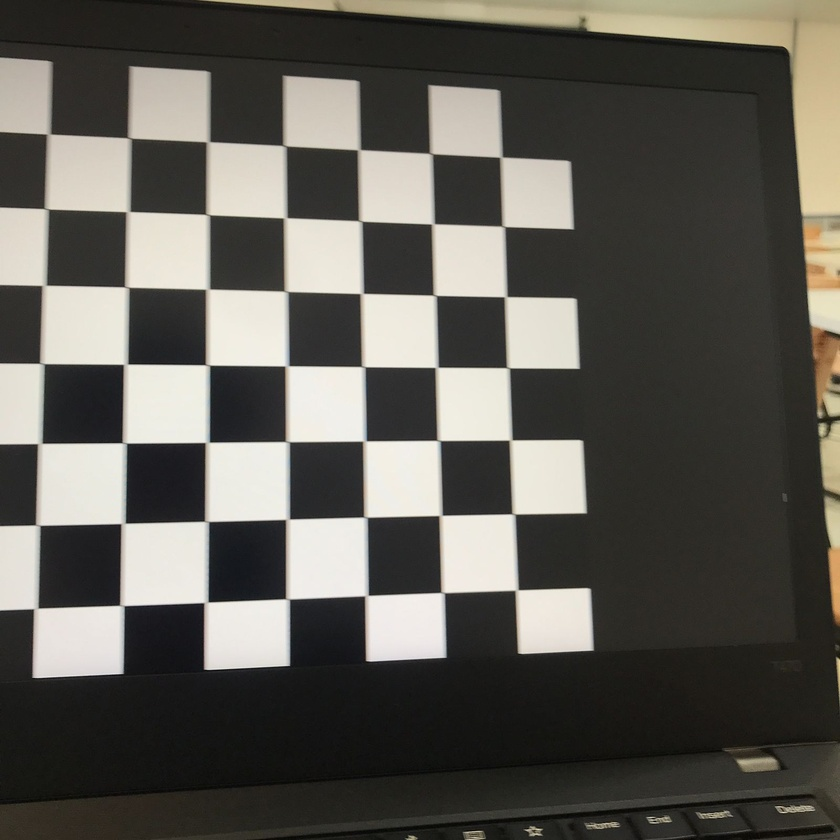
#> input picture fluxoOptico/exemplo/IMG-20231219-WA0028.jpg, 840 x 840 px, shrunk from 1600 x 1600 before the run, found by its file name; its folder holds 4 pictures in this run
$ python LucasKanade.py
#> lines starting #> are read from the running program, lines starting #| are printed output that depends on the picture; after the words box and inside, x2 and y2 are one past the last pixel; in counts of white or black regions, pixels touching at a corner belong together
import numpy as np
import cv2
import os

feature_params = dict(maxCorners=150, qualityLevel=0.2, minDistance=5, blockSize=10)

lk_params = dict(winSize=(40, 40), maxLevel=2, criteria=(cv2.TERM_CRITERIA_EPS | cv2.TERM_CRITERIA_COUNT, 10, 0.04))

color = np.random.randint(0, 255, (150, 3))

dir_imagens = 'fluxoOptico/exemplo'

arquivos = sorted(os.listdir(dir_imagens))

old_frame = cv2.imread(os.path.join(dir_imagens, arquivos[0]))
#> old_frame is the input picture: shape (840, 840, 3); mean B, G, R 85.2, 91.8, 94.2
old_gray = cv2.cvtColor(old_frame, cv2.COLOR_BGR2GRAY)
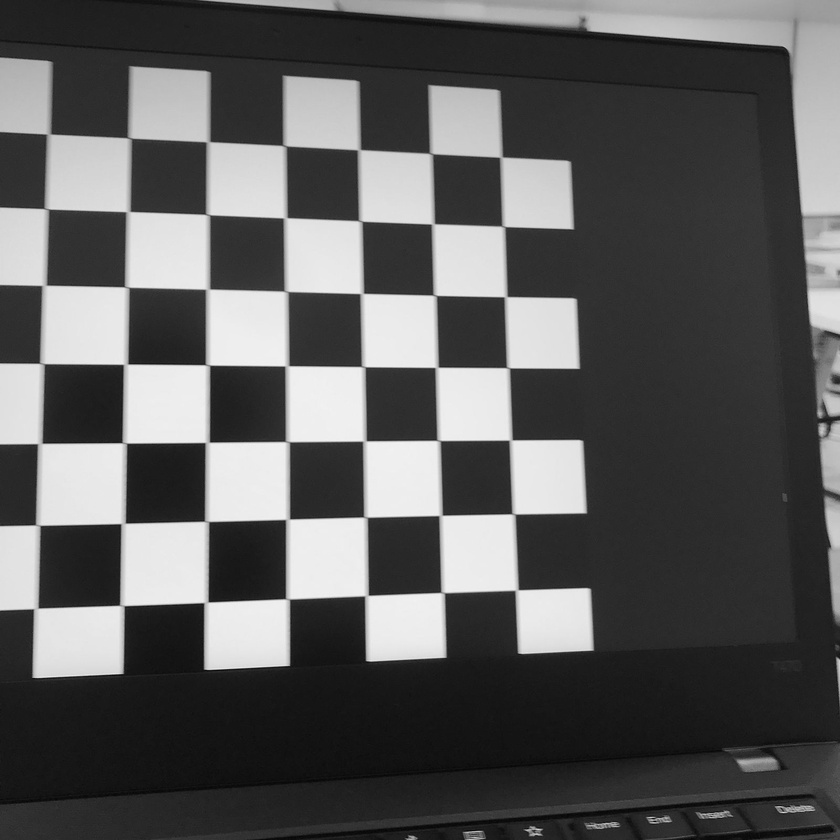
#> old_gray: shape (840, 840); min 4, max 242, mean 91.8
p0 = cv2.goodFeaturesToTrack(old_gray, mask=None, **feature_params)
#> p0 = 150 rows, first 8: [201, 608], [211, 598], [287, 662], [207, 666], [370, 657], [118, 529], [372, 591], [120, 670]

for arquivo in arquivos[1:]:
    new_frame = cv2.imread(os.path.join(dir_imagens, arquivo))
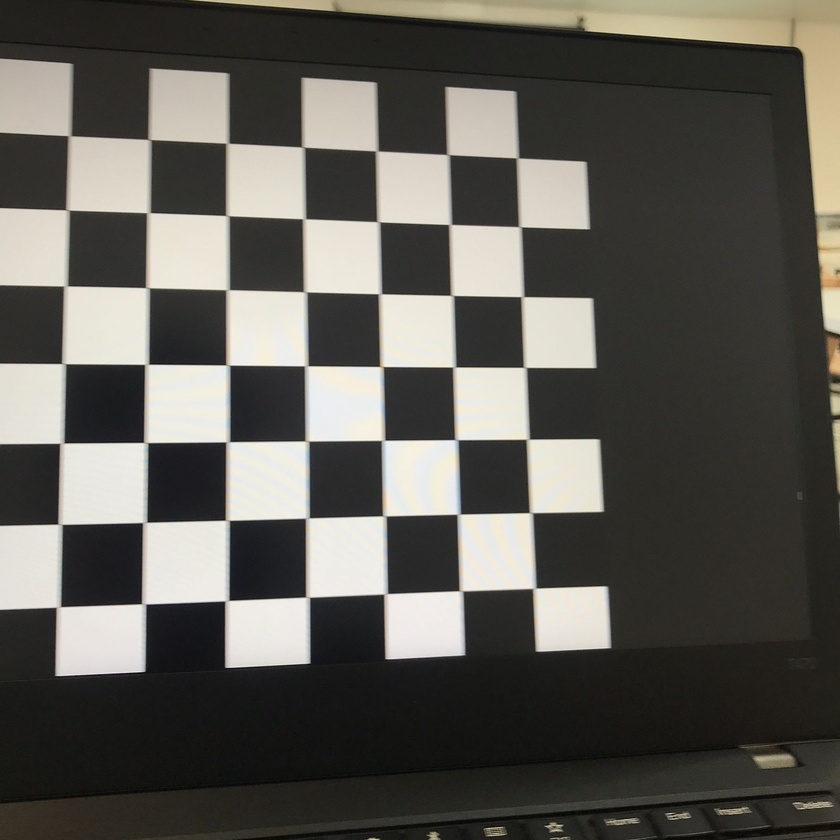
#> input picture fluxoOptico/exemplo/IMG-20231219-WA0029.jpg, 840 x 840 px, shrunk from 1600 x 1600 before the run, found by its file name
#> new_frame is the input picture: shape (840, 840, 3); mean B, G, R 85.2, 91.4, 93.4
    frame_gray = cv2.cvtColor(new_frame, cv2.COLOR_BGR2GRAY)
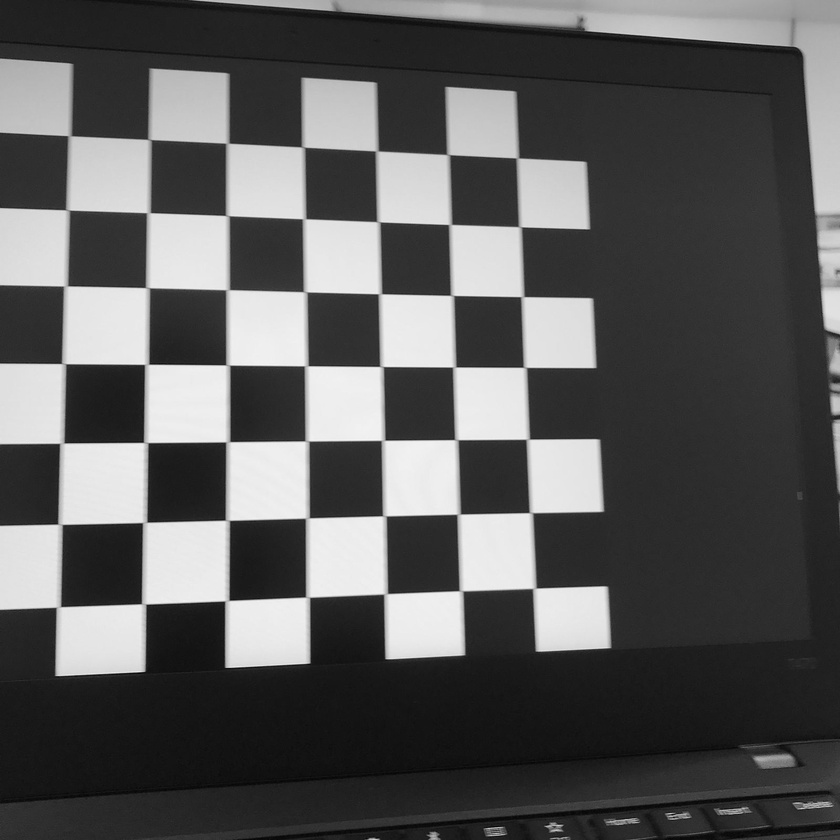
#> frame_gray: shape (840, 840); min 2, max 246, mean 91.3

    # Calcular o fluxo óptico
    p1, st, err = cv2.calcOpticalFlowPyrLK(old_gray, frame_gray, p0, None, **lk_params)
#> p1 = 150 rows, first 8: [222, 606.3], [231.9, 596.3], [307.2, 659.8], [228, 663.9], [389.3, 654.8], [139.6, 528], [391.1, 589.2], [141.8, 668]; st = 150 values, max 1 at index 0, min 0 at index 147, mean 0.993; err = 150 values, max 9.91 at index 143, min 3.09e-41 at index 147, mean 2.06

    # Selecionar somente as melhores features
    good_new = p1[st == 1]
#> good_new = 149 pairs, first value 53.62 to 607.3, second value 91.57 to 827.1
    good_old = p0[st == 1]
#> good_old = 149 pairs, first value 31 to 590, second value 90 to 831

    # Desenhar o fluxo óptico
    mask = np.zeros_like(old_frame)
    for i, (new, old) in enumerate(zip(good_new, good_old)):
        a, b = new.ravel()
        c, d = old.ravel()
        mask = cv2.line(mask, (int(a), int(b)), (int(c), int(d)), color[i].tolist(), 2)
        frame = cv2.circle(new_frame, (int(a), int(b)), 5, color[i].tolist(), -1)
#> this loop made 149 passes
#> (a, b, c, d) on passes 1 to 8: (222, 606.3, 201, 608), (231.9, 596.3, 211, 598), (307.2, 659.8, 287, 662), (228, 663.9, 207, 666), (389.3, 654.8, 370, 657), (139.6, 528, 118, 529), (391.1, 589.2, 372, 591), (141.8, 668, 120, 670)
#> pass 2, `mask = cv2.line(mask, (int(a), int(b)), (int(c), int(d)), color[i].tol..`:
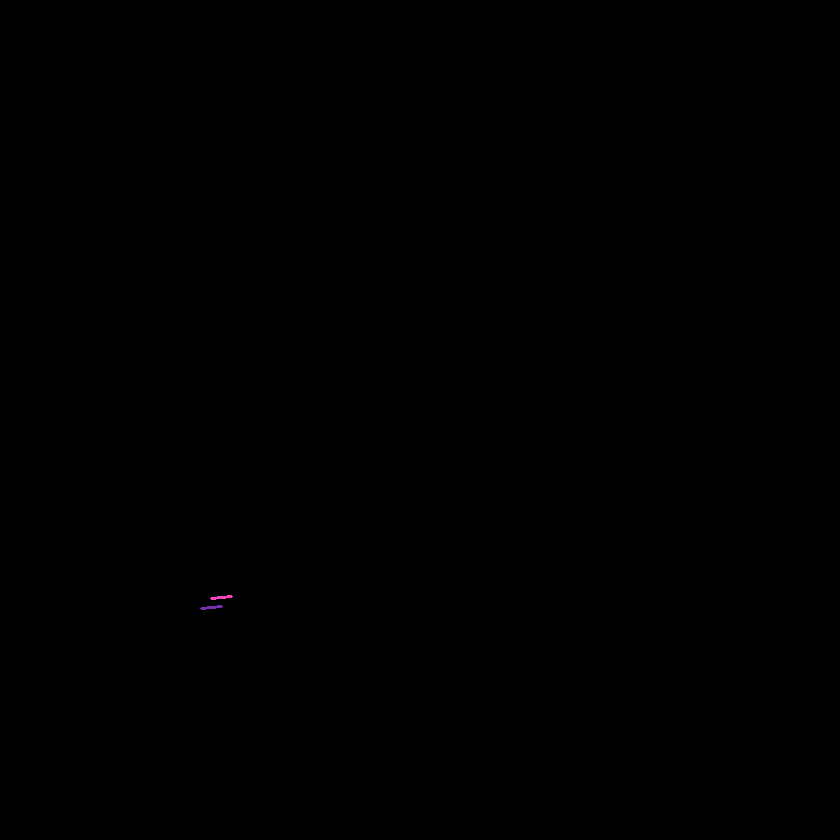
#> mask: shape (840, 840, 3); mean of channels 0, 1, 2 0, 0, 0; drawn as B, G, R
#> after the loop:
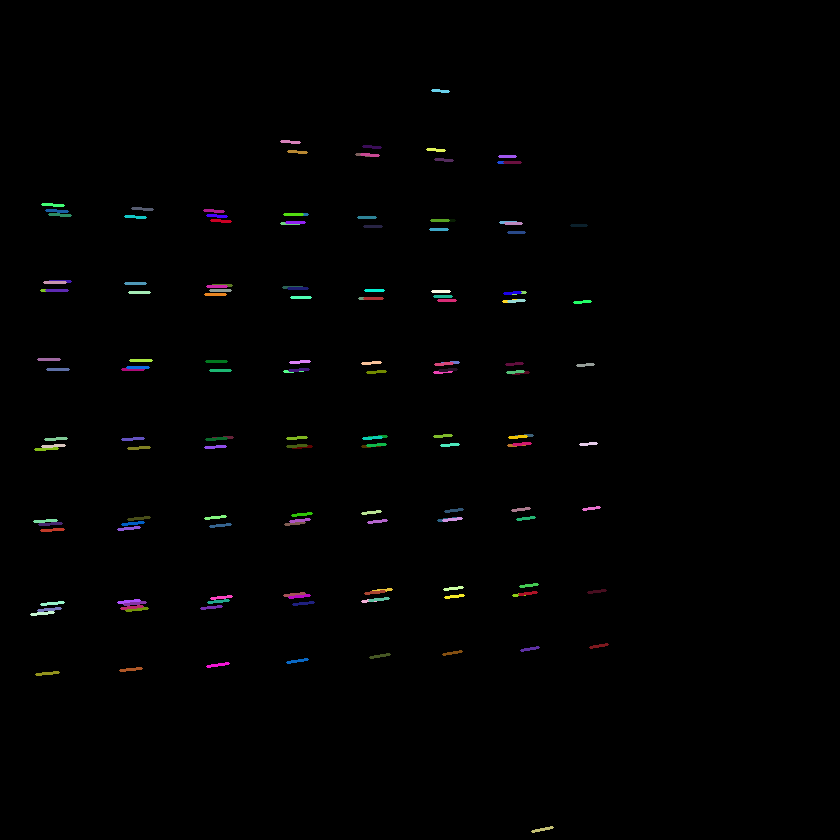
#> mask: shape (840, 840, 3); 1.13% of pixels changed, all inside (x1, y1, x2, y2) = (30, 89, 609, 833); drawn as B, G, R
#> after the loop:
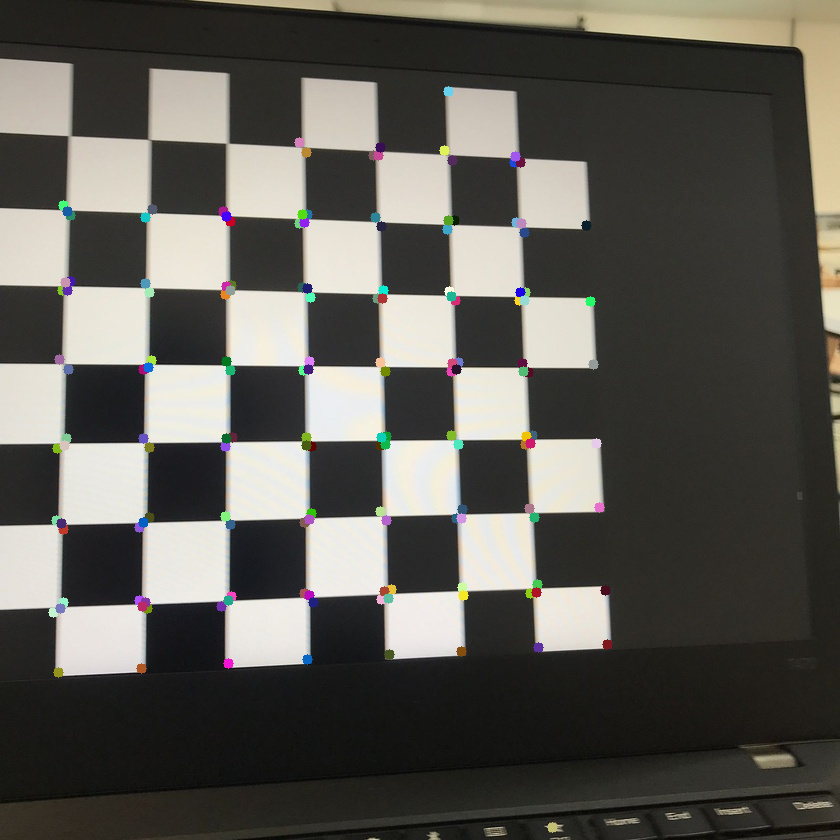
#> new_frame: shape (840, 840, 3); 1.48% of pixels changed, all inside (x1, y1, x2, y2) = (48, 86, 613, 833)
    img = cv2.add(frame, mask)

    # Mostrar a imagem
    cv2.imshow('Fluxo Óptico', img)
    cv2.waitKey(0)

    # Atualizar a imagem antiga e as features
    old_gray = frame_gray.copy()
    p0 = good_new.reshape(-1, 1, 2)
#> p0 = 149 rows, first 8: [222, 606.3], [231.9, 596.3], [307.2, 659.8], [228, 663.9], [389.3, 654.8], [139.6, 528], [391.1, 589.2], [141.8, 668]
#> pass 2 of the loop `for arquivo in arquivos[1:]:`:
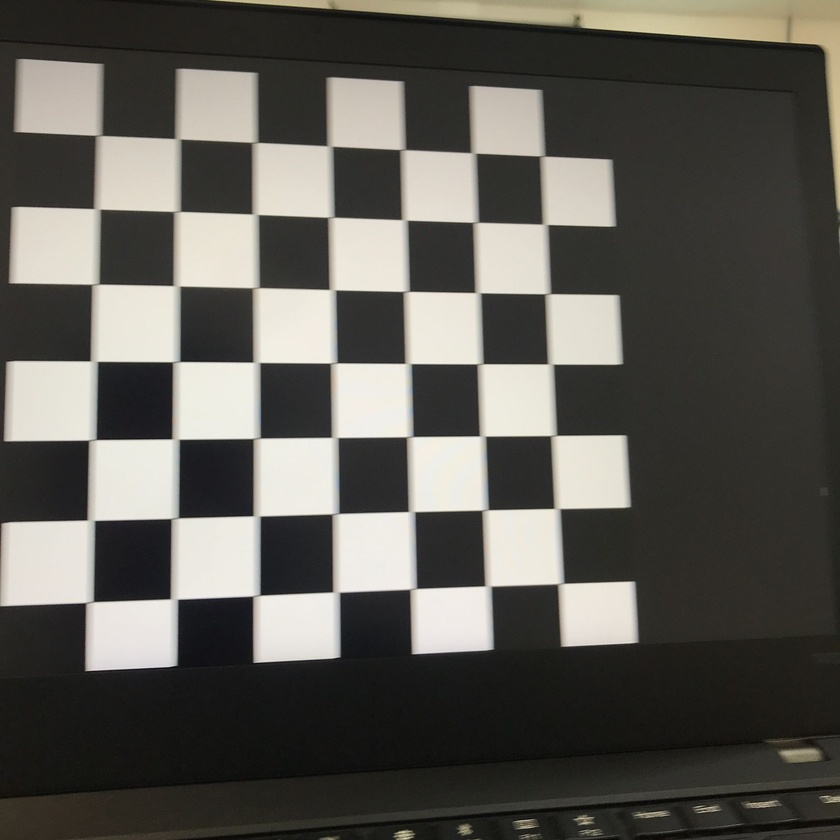
#> input picture fluxoOptico/exemplo/IMG-20231219-WA0030.jpg, 840 x 840 px, shrunk from 1600 x 1600 before the run, found by its file name
#> new_frame is the input picture: shape (840, 840, 3); mean B, G, R 85.4, 91.4, 93.3
#> p1 = 149 rows, first 8: [251, 601.3], [261.8, 591.2], [337.1, 654.2], [256.4, 658.6], [416, 649.5], [169.2, 523.8], [419, 584.2], [173.5, 662.5]; st = 149 values from 1 to 1; err = 149 values, max 8.45 at index 29, min 2.54 at index 3, mean 5.79
#> good_new = 149 pairs, first value 84.3 to 634.2, second value 90.41 to 819.8
#> good_old = 149 pairs, first value 53.62 to 607.3, second value 91.57 to 827.1
#> the loop `for i, (new, old) in enumerate(zip(good_new, good_old)):` made 149 passes
#> (a, b, c, d) on passes 1 to 4: (251, 601.3, 222, 606.3), (261.8, 591.2, 231.9, 596.3), (337.1, 654.2, 307.2, 659.8), (256.4, 658.6, 228, 663.9)
#> after the loop `for i, (new, old) in enumerate(zip(good_new, good_old)):`:
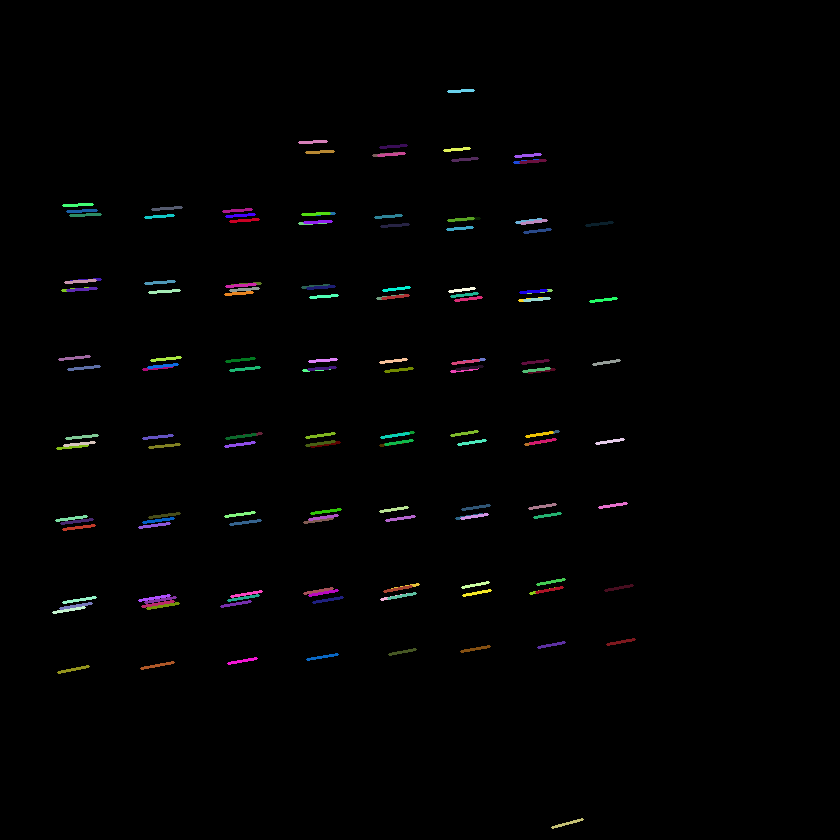
#> mask: shape (840, 840, 3); mean of channels 0, 1, 2 2.1, 2, 2; drawn as B, G, R
#> `img = cv2.add(frame, mask)`:
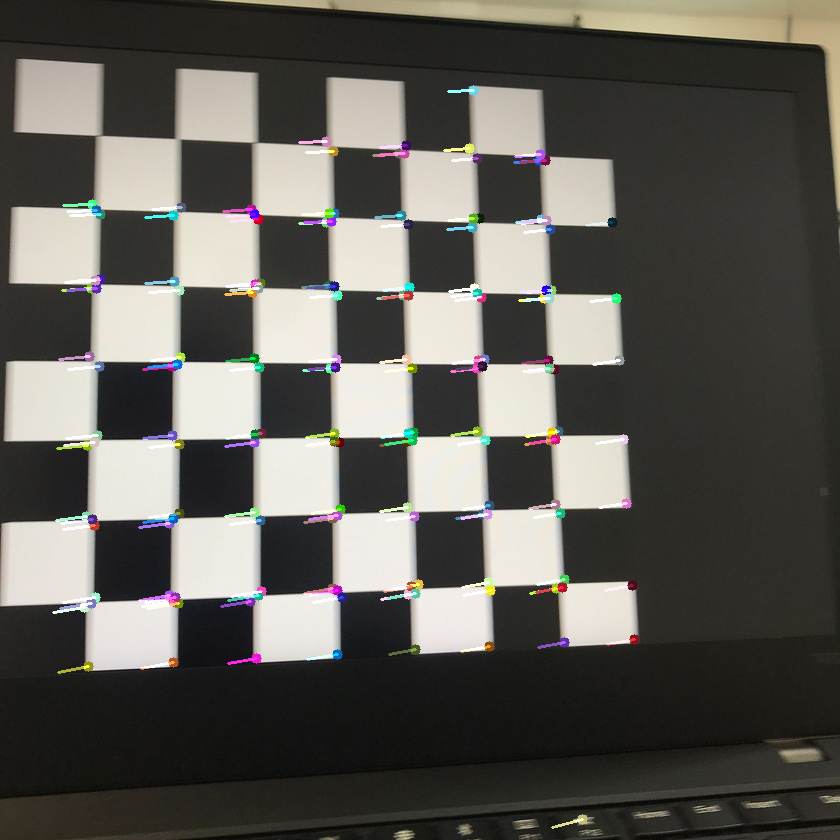
#> img: shape (840, 840, 3); mean B, G, R 86.7, 92.4, 94.3
#> `p0 = good_new.reshape(-1, 1, 2)`: p0 has the same summary as p1
#> pass 3 of the loop `for arquivo in arquivos[1:]:`:
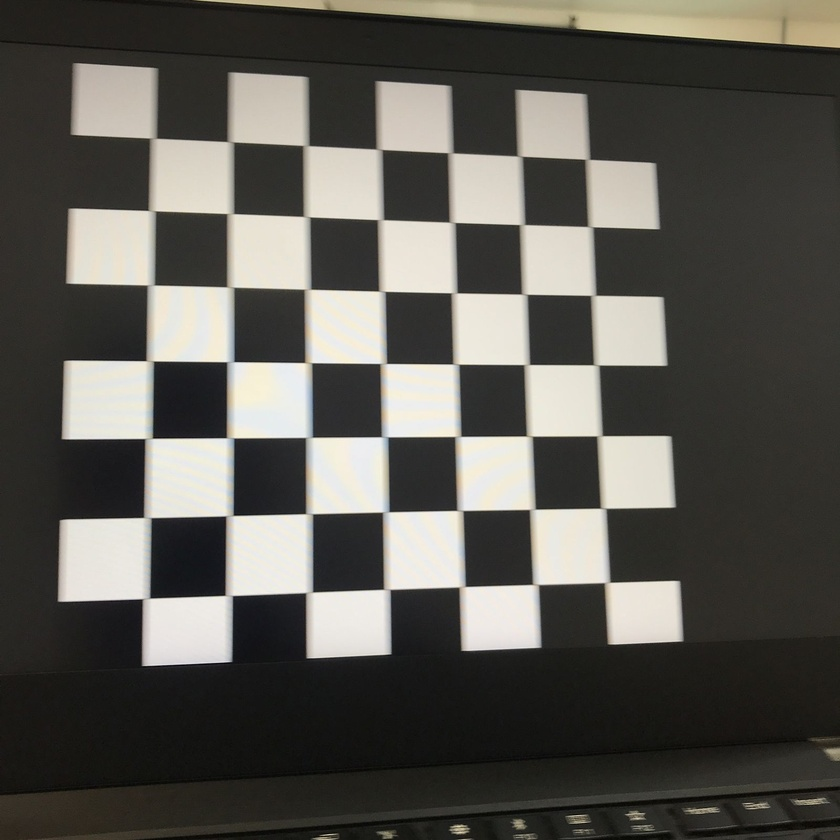
#> input picture fluxoOptico/exemplo/IMG-20231219-WA0031.jpg, 840 x 840 px, shrunk from 1600 x 1600 before the run, found by its file name
#> new_frame is the input picture: shape (840, 840, 3); mean B, G, R 83.4, 89.3, 91.2
#> p1 = 149 rows, first 8: [303.8, 598.1], [314.5, 588], [388, 650.6], [309.5, 654.5], [465.4, 646.5], [224, 521.3], [467.9, 582.2], [228.2, 658.1]; err = 149 values, max 9.59 at index 143, min 1.44 at index 110, mean 2.74
#> good_new = 149 pairs, first value 140.9 to 679.1, second value 94.52 to 819
#> good_old = 149 pairs, first value 84.3 to 634.2, second value 90.41 to 819.8
#> the loop `for i, (new, old) in enumerate(zip(good_new, good_old)):` made 149 passes
#> (a, b, c, d) on passes 1 to 4: (303.8, 598.1, 251, 601.3), (314.5, 588, 261.8, 591.2), (388, 650.6, 337.1, 654.2), (309.5, 654.5, 256.4, 658.6)
#> after the loop `for i, (new, old) in enumerate(zip(good_new, good_old)):`:
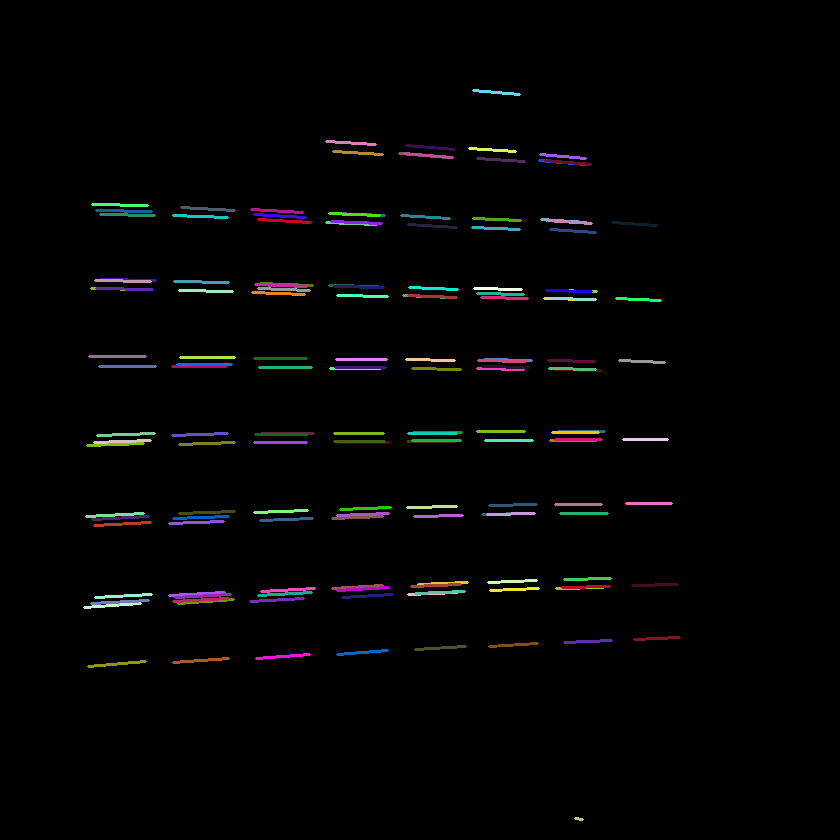
#> mask: shape (840, 840, 3); mean of channels 0, 1, 2 3.6, 3.4, 3.4; drawn as B, G, R
#> `img = cv2.add(frame, mask)`:
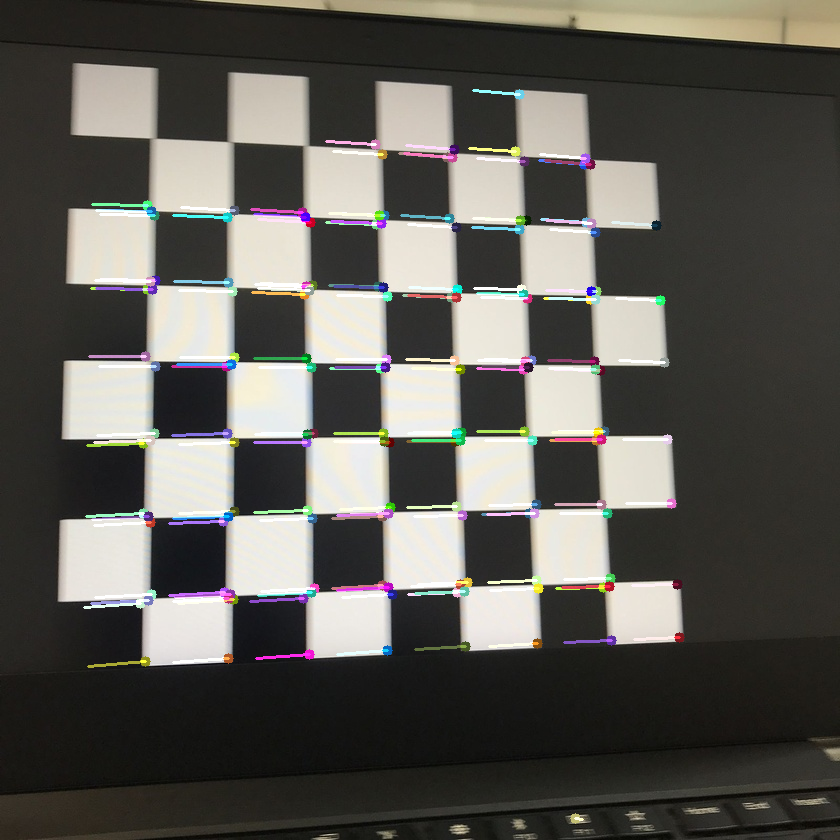
#> img: shape (840, 840, 3); mean B, G, R 85.8, 91.2, 93.1

cv2.destroyAllWindows()
